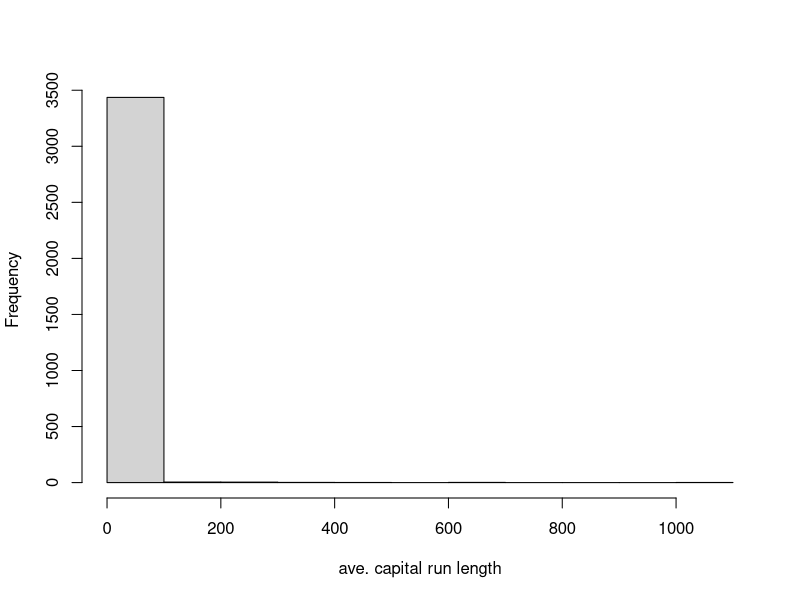

Generate this figure with R:
# Coursera: Practical Machine learning
# Script from course commented by Alexander Buschle

rm(list = ls())

# Week 2 lecture 5 - Basic preprocessing  ####


# Why preprocess?


library(caret)
library(kernlab)
data(spam)

set.seed(1235)

inTrain <- createDataPartition(y = spam$type, p = 0.75, list = F)

training <- spam[inTrain, ]
testing <- spam[-inTrain, ]

# example for a very skewed variable
# most of the values are small, but there are outliers with huge values

hist(training$capitalAve, main = "", xlab = "ave. capital run length")

mean(training$capitalAve)
# [1] 5.074

sd(training$capitalAve)
# [1] 29.61






# Standardizing - training set

trainCapAve <- training$capitalAve

# typical standarization: take the value, subtract the mean and this result gets divided by its standard deviation
trainCapAveS <- (trainCapAve - mean(trainCapAve)) / sd(trainCapAve)

mean(trainCapAveS)
# [1] -1.206e-17    <- mean gets very close to 0

sd(trainCapAveS)
# [1] 1   <- standard deviation gets 1

# -> strong reduction of variability and standarize the variables





# Standardizing - test set
# WHEN YOU APPLY a standardization to a training set, you also have to do that for the test set!!!!
# BUT YOU HAVE TO use the values from the TRAINING SET for standadizing the TEST SET!!!!


testCapAve <- testing$capitalAve

# typical standarization: take the value, subtract the mean and this result gets divided by its standard deviation
testCapAveS <- (testCapAve - mean(trainCapAve)) / sd(trainCapAve)

mean(testCapAveS)
# [1] 0.01588    <- mean gets in the direction of 0, but most likley not too close

sd(testCapAveS)
# [1] 1.262     <- standard deviation gets close to 1, but most likley not too close
